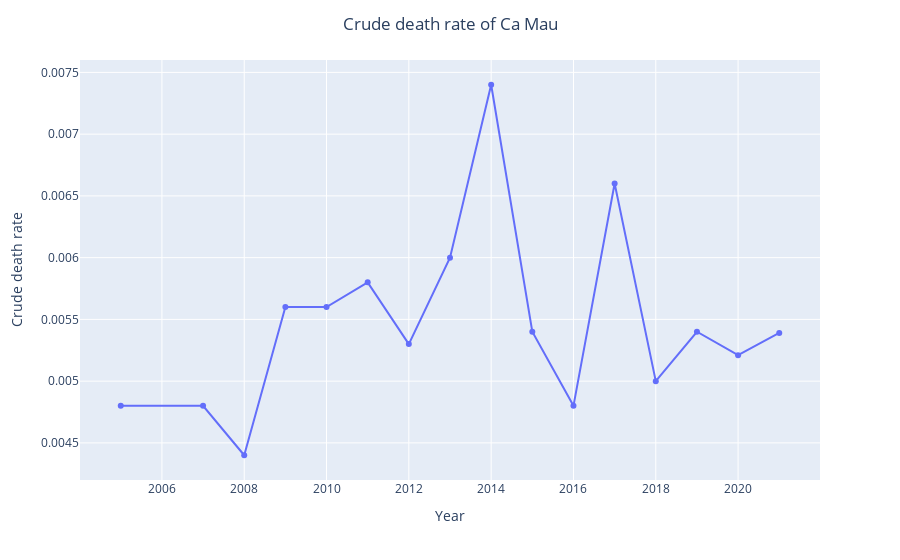

Write notebook code for a chart like this one.
### Code cell
# Query and visualize the crude birth rate from database
years, death_rates = queries.get_camau_death_rate()
death_rates = [b / 1000.0 for b in death_rates]  # Birth rates are provided / 1000 population
death_rates_series = pd.Series(death_rates, index=years)
dr_fig= px.line(death_rates_series)
dr_fig.update_traces(mode='markers+lines')
dr_fig.update_layout(
    title="Crude death rate of Ca Mau",
    title_x=0.5,
    xaxis_title="Year",
    yaxis_title="Crude death rate",
    showlegend=False,
)

### Figure 1 — Plotly figure (JSON) as saved in the notebook; plotly's stock layout.template omitted (floating-point values rounded to 4 significant figures)
{"data": [{"hovertemplate": "variable=0<br>index=%{x}<br>value=%{y}<extra></extra>", "legendgroup": "0", "line": {"color": "#636efa", "dash": "solid"}, "marker": {"symbol": "circle"}, "mode": "markers+lines", "name": "0", "orientation": "v", "showlegend": true, "type": "scatter", "x": [2005, 2007, 2008, 2009, 2010, 2011, 2012, 2013, 2014, 2015, 2016, 2017, 2018, 2019, 2020, 2021], "xaxis": "x", "y": [0.0048, 0.0048, 0.0044, 0.0056, 0.0056, 0.0058, 0.0053, 0.006, 0.0074, 0.0054, 0.0048, 0.0066, 0.005, 0.0054, 0.00521, 0.00539], "yaxis": "y"}], "layout": {"legend": {"title": {"text": "variable"}, "tracegroupgap": 0}, "margin": {"t": 60}, "showlegend": false, "title": {"text": "Crude death rate of Ca Mau", "x": 0.5}, "xaxis": {"anchor": "y", "domain": [0, 1], "title": {"text": "Year"}}, "yaxis": {"anchor": "x", "domain": [0, 1], "title": {"text": "Crude death rate"}}}}
